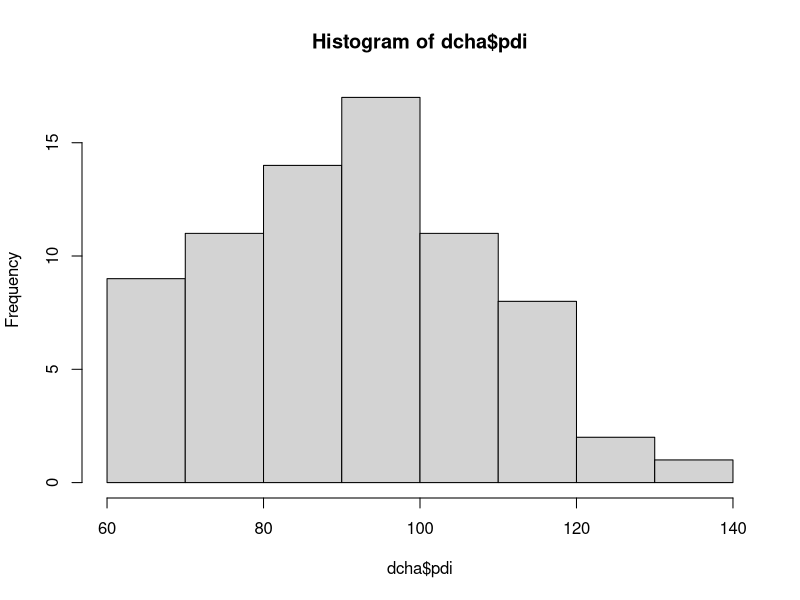
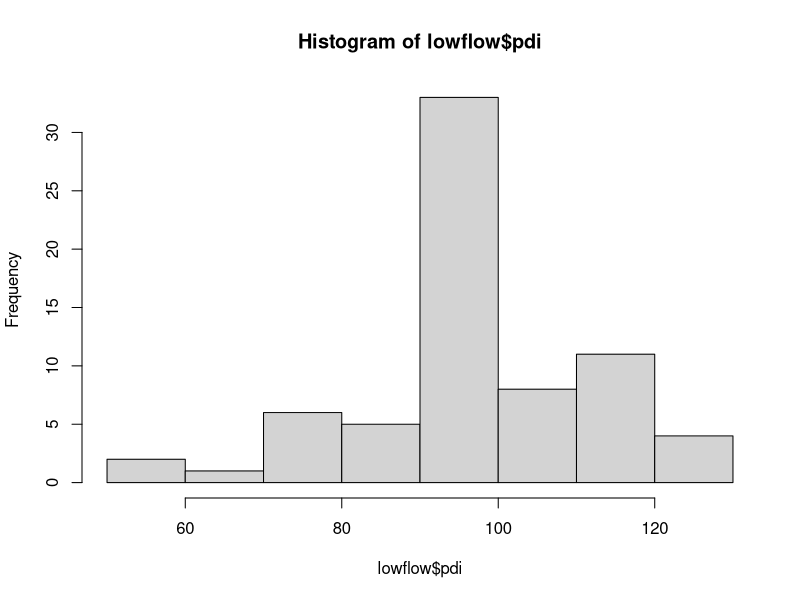
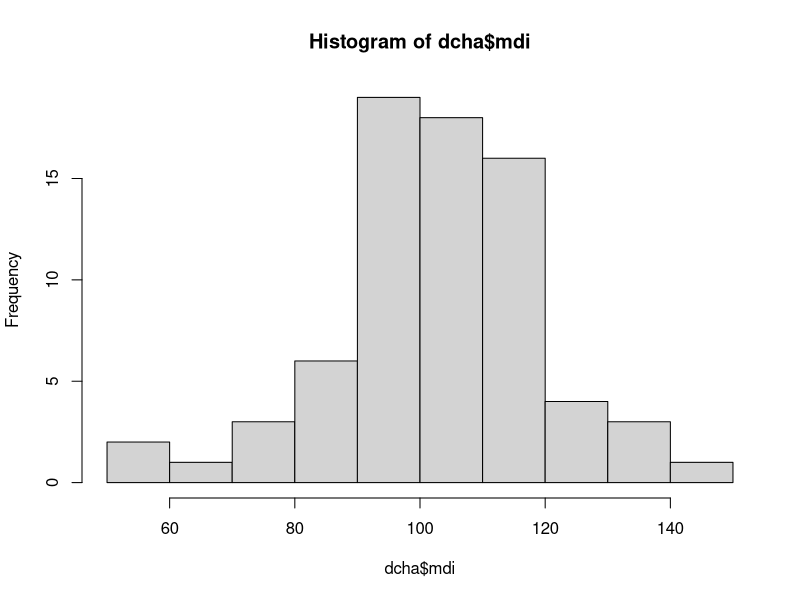
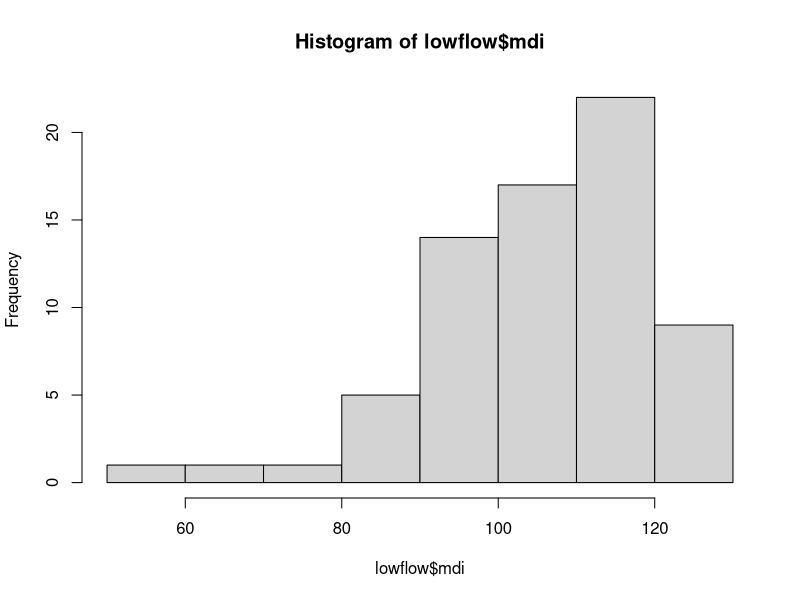

These charts were generated, in order, by the following R code:
#case study 2: PDI & MDI in DCHA vs low-flow
heart   <- read.table('heart.txt', header = TRUE)
dcha    <- subset(heart, treatment == 'DCHA')
lowflow <- subset(heart, treatment == 'Low-flow')

#dcha summary statistics
summary(dcha)
sd(dcha$pdi)
sd(dcha$mdi)
mad(dcha$pdi)
mad(dcha$mdi)
hist(dcha$pdi)
hist(lowflow$pdi)

#low-flow summary statistics
summary(lowflow)
sd(lowflow$pdi)
sd(lowflow$mdi)
mad(lowflow$pdi)
mad(lowflow$mdi)
hist(dcha$mdi)
hist(lowflow$mdi)

#two sample t-testing
t.test(pdi ~ treatment, heart)
t.test(mdi ~ treatment, heart)

#t.test(dcha$pdi, lowflow$pdi) alternate code which produces the same results
#t.test(dcha$mdi, lowflow$mdi) alternate code which produces the same results

#wilcoxon rank sum testing
wilcox.test(pdi ~ treatment, data = heart, conf.int = TRUE)
wilcox.test(mdi ~ treatment, data = heart, conf.int = TRUE)
